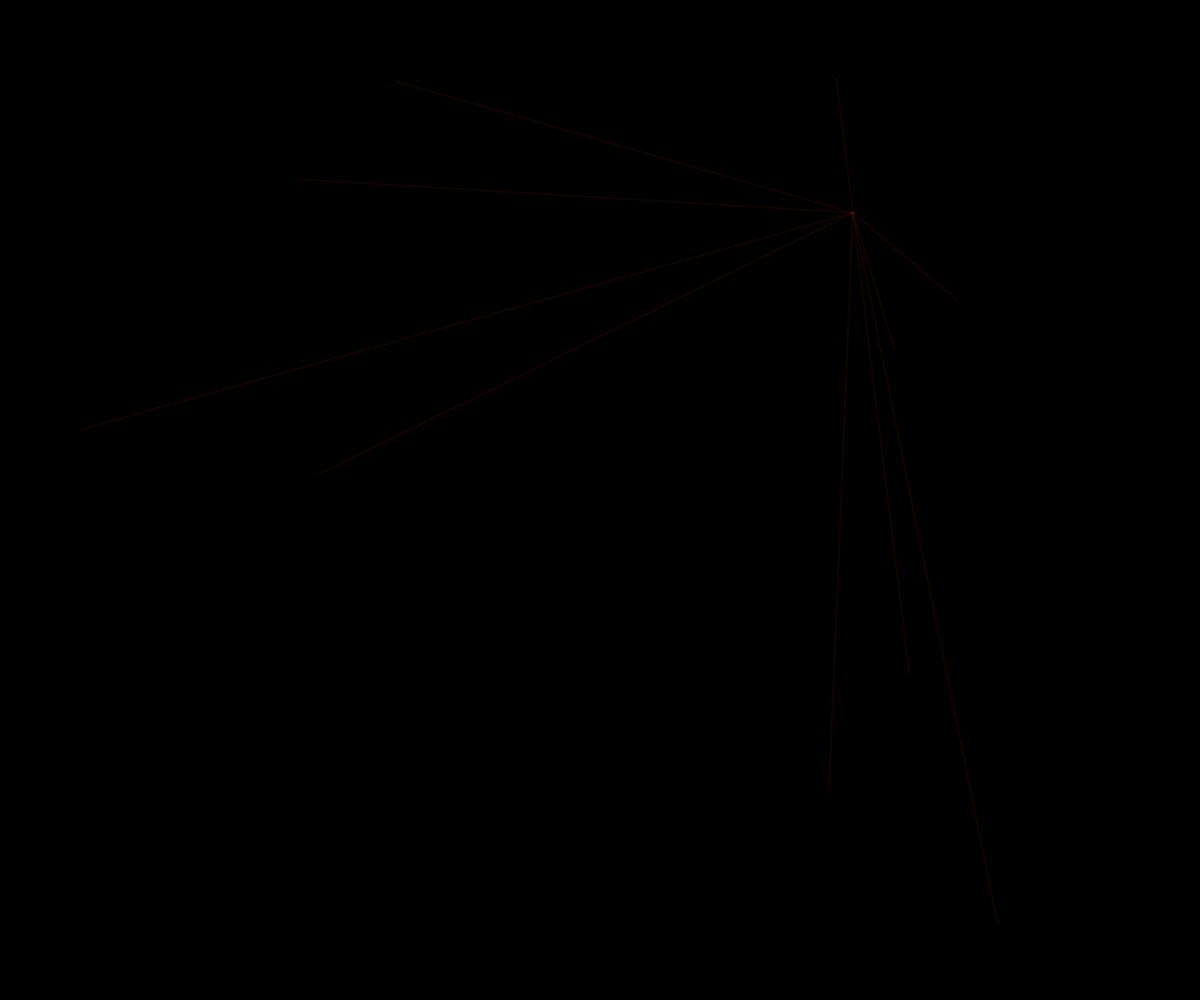
Frame 1 (no input)
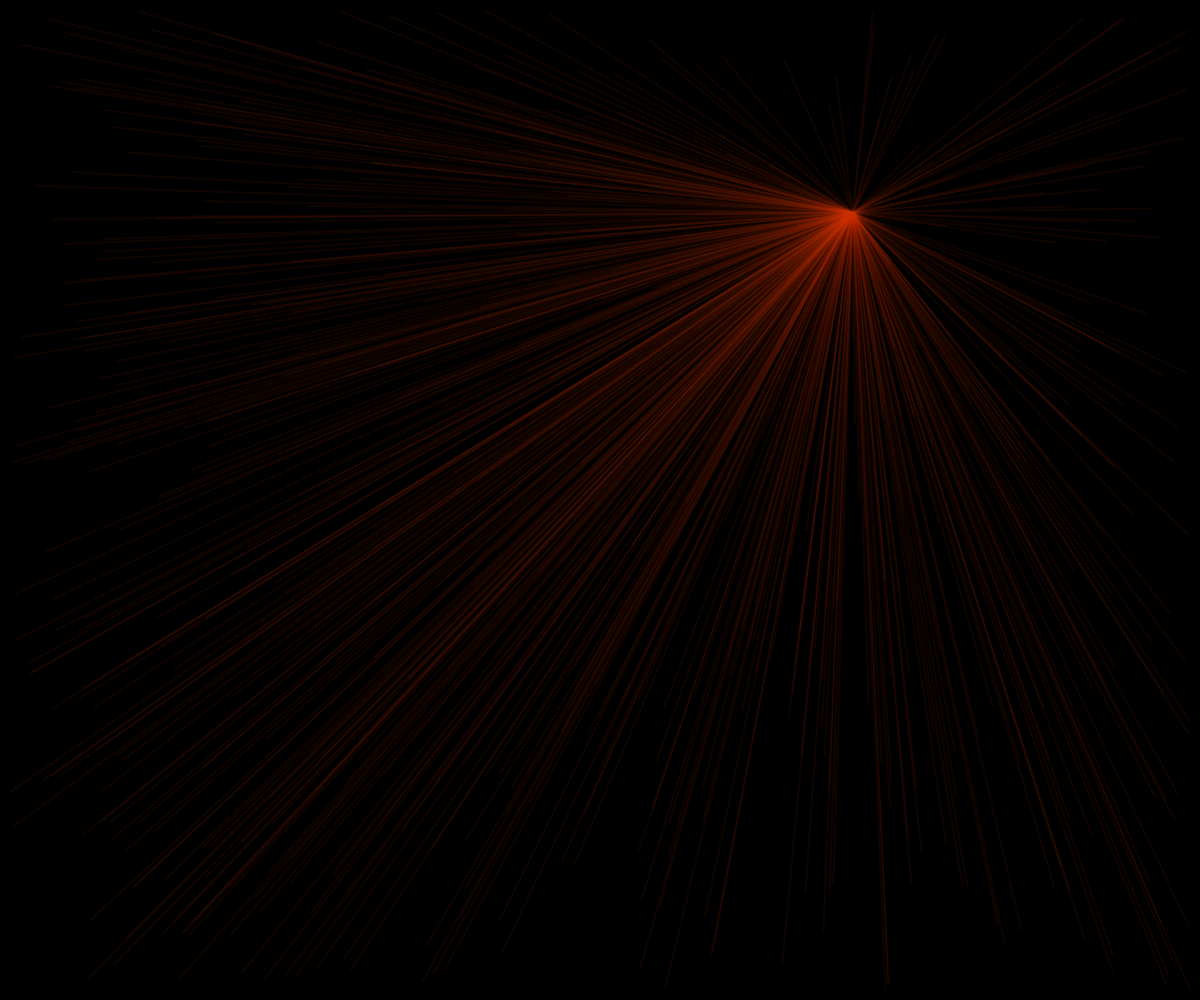
Frame 60 (no input)
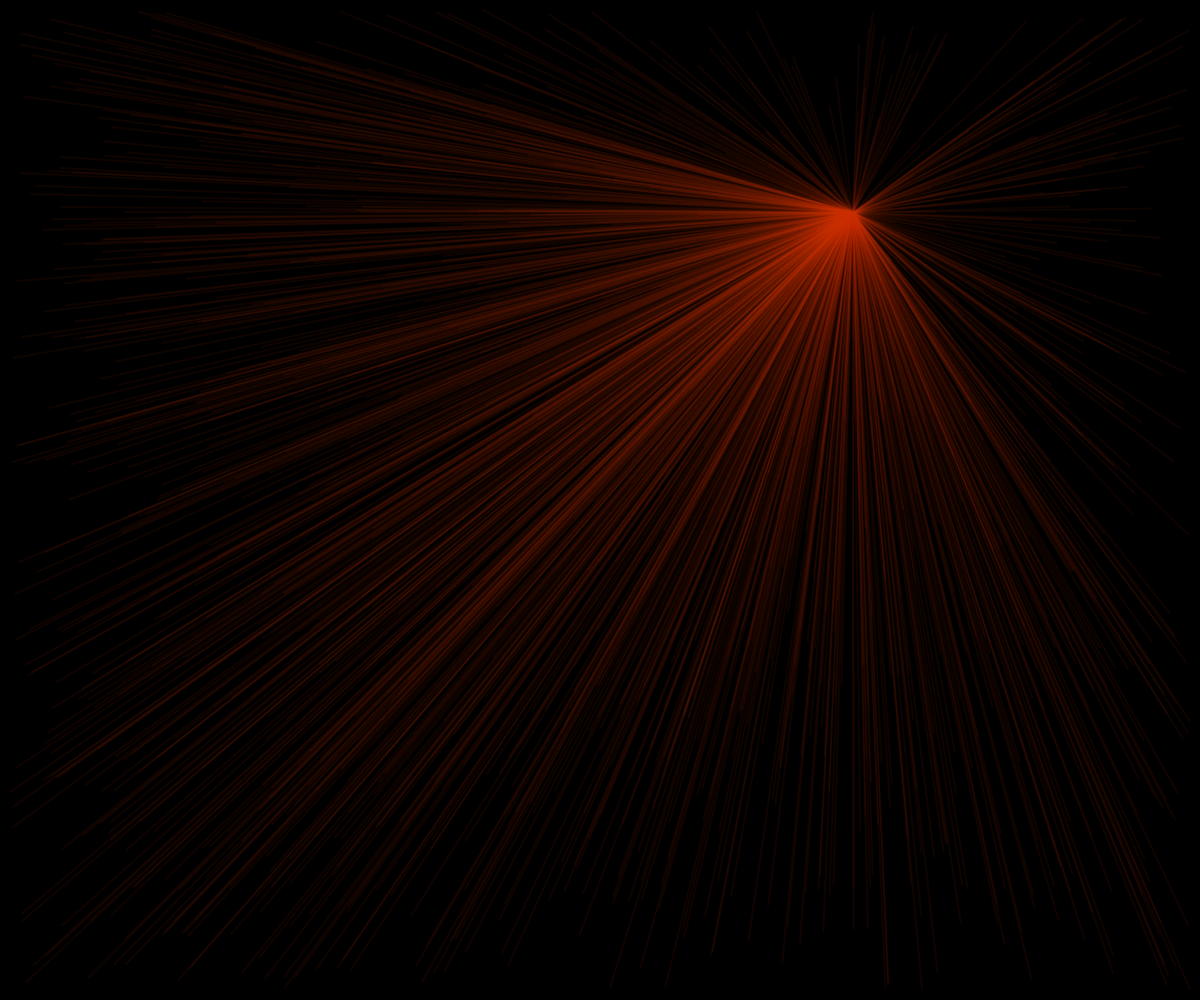
Frame 120 (the mouse pressed at the canvas centre since frame 60)

The p5.js sketch that drew these frames (run headless with seeded random() and noise() and a simulated clock; from frame 60 on, the mouse is pressed at the canvas centre):

// p5.js sketch
// ── sketch.js
/*
Inspired by Frieder Nake's Zufälliger Polygonzug – 13/9/65 Nr. 7 (Random Polygon (1965) and A. Michael Noll's Gaussian-Quadratic (1963)
*/

let startX;
let startY;
let endX;
let endY;

let num = 0;
let total = 10;

function setup() {
  createCanvas(windowWidth, windowHeight);
  background(0);
  stroke(200, 50, 0 ,20);
  strokeWeight(2);
  getStartPoint();
  getEndPoint();
}

function draw() {
  for (let num = 0; num < total; num++) {

    line(startX, startY, endX, endY);
    getEndPoint();
    
//     frameRate (10)
  }
}


function getStartPoint() {
  startX = random(10, width - 10);
  startY = random(10, height - 10);
}

function getEndPoint() {
  endX = random(10, width - 10);
  endY = random(10, height - 10);
}
